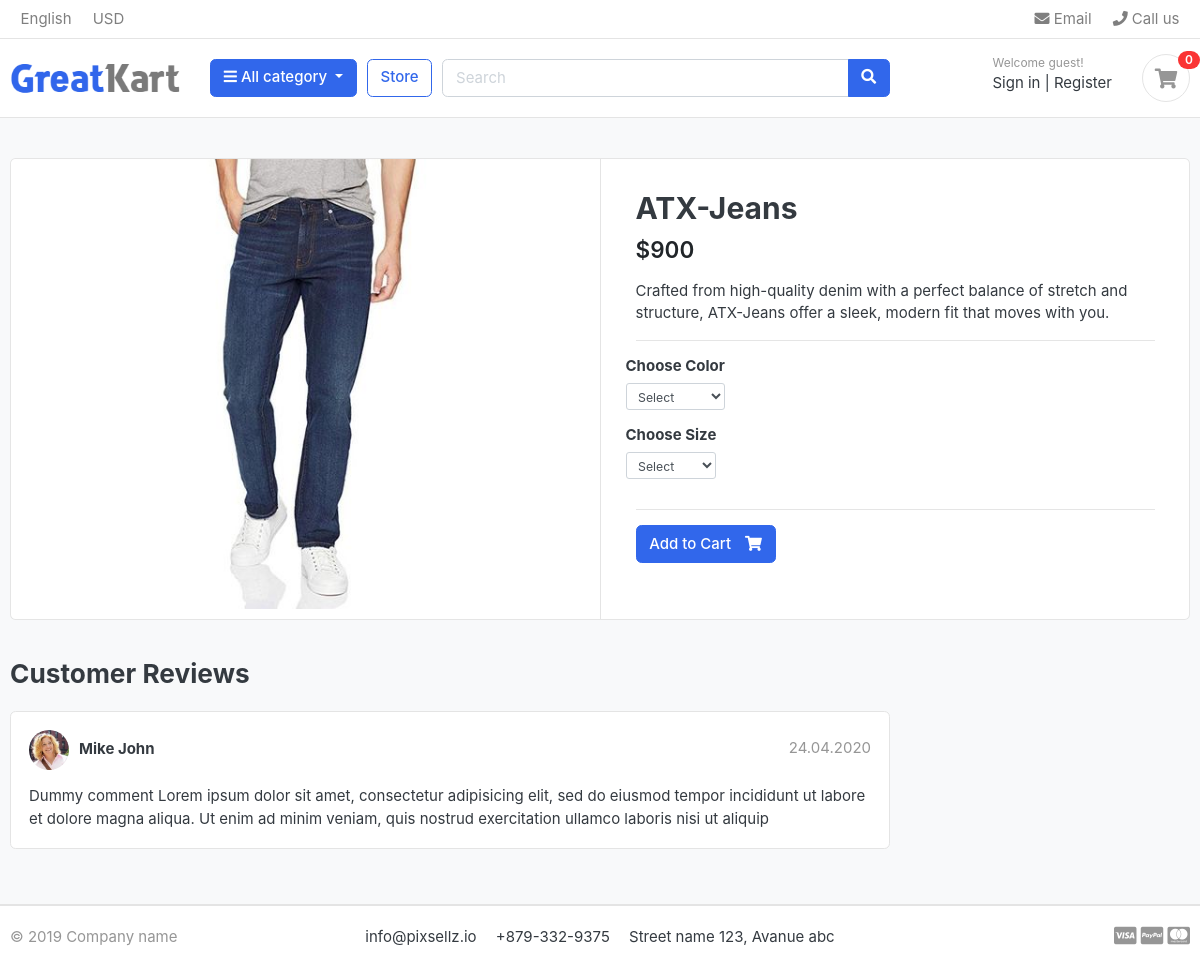
/store/category/jeans/atx-jeans/, run on the app's committed database.
### store/models.py (models this page shows, shortened)
class Product(models.Model):
    product_name = models.CharField(max_length=100, unique=True)
    slug = models.SlugField(max_length=100, unique=True)
    description = models.TextField(blank=True, max_length=255, null=True)
    price = models.IntegerField()
    stock = models.IntegerField(default=0)
    product_image = models.ImageField(
        upload_to="photos/products", blank=True, null=True
    )
    is_available = models.BooleanField(default=True)
    category = models.ForeignKey(
        Category, on_delete=models.CASCADE, related_name="products"
    )
    created_date = models.DateTimeField(auto_now_add=True)
    modified_date = models.DateTimeField(auto_now=True)
    class Meta:
        verbose_name = "Product"
        verbose_name_plural = "Products"
    def get_url(self):
        return reverse("product_detail", args=[self.category.slug, self.slug])

### store/views.py (the view)
def product_detail(request, category_slug, product_slug):
    try:
        product = Product.objects.get(
            category__slug=category_slug, slug=product_slug, is_available=True
        )
        in_cart = CartItem.objects.filter(
            cart__cart_id=_cart_id(request), product=product
        ).exists()
    except Exception as e:
        raise e
    context = {
        "product": product,
        "in_cart": in_cart,
    }
    return render(request, "store/product_detail.html", context)

### cart/context_processors.py (called while the page is built)
def counter(request):
    if "admin" in request.path:
        return {}
    cart_count = 0
    try:
        cart = Cart.objects.filter(cart_id=_cart_id(request))
        cart_items = CartItem.objects.all().filter(cart=cart[:1], is_active=True)
        for cart_item in cart_items:
            cart_count += cart_item.quantity
    except Cart.DoesNotExist:
        cart_count = 0
    return dict(cart_count=cart_count)

### cart/views.py (called while the page is built)
def _cart_id(request):
    cart = request.session.session_key
    if not cart:
        cart = request.session.create()
    return cart

### category/context_processors.py (called while the page is built)
def menu_links(request):
    links = Category.objects.all()
    return {"links": links}

### category/models.py (called while the page is built)
    def get_url(self):
        return reverse("products_by_category", args=[self.slug])

### store/models.py (called while the page is built)
    def colors(self):
        return super(variationManager, self).filter(
            variation_category="color", is_active=True
        )

    def sizes(self):
        return super(variationManager, self).filter(
            variation_category="size", is_active=True
        )

### templates/store/product_detail.html (shortened to what this page needs)
{% extends 'base.html' %} {% load static %} {% block content%}
<section class="section-content padding-y bg">
  <div class="container">
    <div class="card">
      <div class="row no-gutters">
        <aside class="col-md-6">
          <article class="gallery-wrap">
            <div class="img-big-wrap">
              <a href="{{product.get_url}}"
                ><img src="{{product.product_image.url}}"
              /></a>
            </div>
          </article>
        </aside>
        <main class="col-md-6 border-left">
          <form action="{%url 'add_to_cart' product.id %}" method="POST">
          <article class="content-body">
            <h2 class="title">{{product.product_name}}</h2>
            <div class="mb-3">
              <var class="price h4">${{product.price}}</var>
            </div>
            <p>{{product.description}}</p>
            <hr />
         <div class="row">
  <div class="item-option-select">
    <h6>Choose Color</h6>
    <select class="form-control form-control-sm" name="color" required>
      <option value="" disabled selected>Select</option>
    </select>
  </div>
</div>
<div class="row">
  <div class="item-option-select">
    <h6>Choose Size</h6>
    <select class="form-control form-control-sm" name="size" required>
      <option value="" disabled selected>Select</option>
    </select>
  </div>
</div>
            <hr />
            {% if product.stock > 0 %}
            <button type="submit" class="btn btn-primary">
              <span class="text">Add to Cart</span>
              <i class="fas fa-shopping-cart"></i>
            </button>
            {% else %}
              <h5 class="text danger">Out of Stock</h5>
            </a>
            {% endif %}
          </article>
          </form>
        </main>
      </div>
    </div>
    <br />
    <div class="row">
      <div class="col-md-9">
        <header class="section-heading">
          <h3>Customer Reviews</h3>
        </header>
        <article class="box mb-3">
          <div class="icontext w-100">
            <img
              src="./images/avatars/avatar1.jpg"
              class="img-xs icon rounded-circle"
            />
            <div class="text">
              <span class="date text-muted float-md-right">24.04.2020 </span>
              <h6 class="mb-1">Mike John</h6>
            </div>
          </div>
          <div class="mt-3">
            <p>
              Dummy comment Lorem ipsum dolor sit amet, consectetur adipisicing
              elit, sed do eiusmod tempor incididunt ut labore et dolore magna
              aliqua. Ut enim ad minim veniam, quis nostrud exercitation ullamco
              laboris nisi ut aliquip
            </p>
          </div>
        </article>
      </div>
    </div>
  </div>
</section>
{% endblock content %}

### static/css/ui.css (style rules this page uses)
html { font-family: "Inter", sans-serif; font-size: 15px; }
.content-body { flex: 1 1 auto; padding: 2rem 2.3rem; }
.img-xs, .img-sm, .img-md, .img-lg { -o-object-fit: cover; object-fit: cover; flex-shrink: 0; flex-grow: 0; }
.img-xs { width: 40px; height: 40px; }
.padding-y { padding-top: 40px; padding-bottom: 40px; }
var { font-style: normal; }
article:after, .form-group:after { display: block; clear: both; content: ""; }
.bg { background-color: #f8f9fa; }
.section-heading { margin-bottom: 20px; margin-top: 15px; }
p:last-child { margin-bottom: 0; }
.btn .text + i { margin-left: 10px; }
.icontext { display: inline-flex; align-items: center; vertical-align: middle; }
.icontext .text { width: 100%; line-height: 1.2; }
.icontext .icon { position: relative; margin-right: 10px; flex-shrink: 0; flex-grow: 0; }
.price { font-weight: 600; color: #212529; }
.box { padding: 18px; background: #fff; border-radius: 0.37rem; border: 1px solid #e4e4e4; }
.box img { max-width: 100%; }
.gallery-wrap .img-big-wrap { margin-bottom: 10px; border-radius: 0.37rem; overflow: hidden; background-color: #fff; }
.gallery-wrap .img-big-wrap a { text-align: center; display: block; }
.gallery-wrap .img-big-wrap img { height: 450px; width: auto; display: inline-block; }
.item-option-select { margin-bottom: 1rem; display: inline-block; margin-right: 15px; }

### data on the page
Product: product_image (picture), product_name "ATX-Jeans", price "900", description "Crafted from high-quality denim with a perfect balance of stretch and structure, ATX-Jeans offer a sleek, modern fit that moves with you."

### other printed values
{{ cart_count }} "0"
